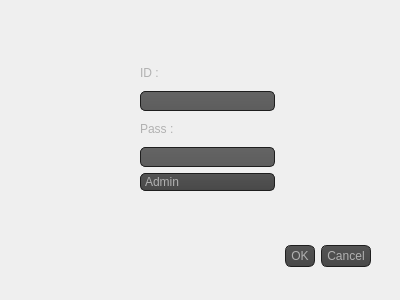
<?xml version="1.0" encoding="UTF-8"?>
<ui version="4.0">
 <class>adduser</class>
 <widget class="QDialog" name="adduser">
  <property name="geometry">
   <rect>
    <x>0</x>
    <y>0</y>
    <width>400</width>
    <height>300</height>
   </rect>
  </property>
  <property name="windowTitle">
   <string>Dialog</string>
  </property>
  <property name="styleSheet">
   <string notr="true">QToolTip
{
     border: 1px solid black;
     background-color: #ffa02f;
     padding: 1px;
     border-radius: 3px;
     opacity: 100;
}

QWidget
{
    color: #b1b1b1;
    
}

QWidget:item:hover
{
    background-color: QLinearGradient( x1: 0, y1: 0, x2: 0, y2: 1, stop: 0 #ffa02f, stop: 1 #ca0619);
    color: #000000;
}

QWidget:item:selected
{
    background-color: QLinearGradient( x1: 0, y1: 0, x2: 0, y2: 1, stop: 0 #ffa02f, stop: 1 #d7801a);
}

QMenuBar::item
{
    background: transparent;
}

QMenuBar::item:selected
{
    background: transparent;
    border: 1px solid #ffaa00;
}

QMenuBar::item:pressed
{
    background: #444;
    border: 1px solid #000;
    background-color: QLinearGradient(
        x1:0, y1:0,
        x2:0, y2:1,
        stop:1 #212121,
        stop:0.4 #343434/*,
        stop:0.2 #343434,
        stop:0.1 #ffaa00*/
    );
    margin-bottom:-1px;
    padding-bottom:1px;
}

QMenu
{
    border: 1px solid #000;
}

QMenu::item
{
    padding: 2px 20px 2px 20px;
}

QMenu::item:selected
{
    color: #000000;
}

QWidget:disabled
{
    color: #404040;
    background-color: #323232;
}

QAbstractItemView
{
    background-color: QLinearGradient( x1: 0, y1: 0, x2: 0, y2: 1, stop: 0 #4d4d4d, stop: 0.1 #646464, stop: 1 #5d5d5d);
}

QWidget:focus
{
    /*border: 2px solid QLinearGradient( x1: 0, y1: 0, x2: 0, y2: 1, stop: 0 #ffa02f, stop: 1 #d7801a);*/
}

QLineEdit
{
    background-color: QLinearGradient( x1: 0, y1: 0, x2: 0, y2: 1, stop: 0 #4d4d4d, stop: 0 #646464, stop: 1 #5d5d5d);
    padding: 1px;
    border-style: solid;
    border: 1px solid #1e1e1e;
    border-radius: 5;
}

QPushButton
{
    color: #b1b1b1;
    background-color: QLinearGradient( x1: 0, y1: 0, x2: 0, y2: 1, stop: 0 #565656, stop: 0.1 #525252, stop: 0.5 #4e4e4e, stop: 0.9 #4a4a4a, stop: 1 #464646);
    border-width: 1px;
    border-color: #1e1e1e;
    border-style: solid;
    border-radius: 6;
    padding: 3px;
    font-size: 12px;
    padding-left: 5px;
    padding-right: 5px;
}

QPushButton:pressed
{
    background-color: QLinearGradient( x1: 0, y1: 0, x2: 0, y2: 1, stop: 0 #2d2d2d, stop: 0.1 #2b2b2b, stop: 0.5 #292929, stop: 0.9 #282828, stop: 1 #252525);
}

QComboBox
{
    selection-background-color: #ffaa00;
    background-color: QLinearGradient( x1: 0, y1: 0, x2: 0, y2: 1, stop: 0 #565656, stop: 0.1 #525252, stop: 0.5 #4e4e4e, stop: 0.9 #4a4a4a, stop: 1 #464646);
    border-style: solid;
    border: 1px solid #1e1e1e;
    border-radius: 5;
}

QComboBox:hover,QPushButton:hover
{
    border: 2px solid QLinearGradient( x1: 0, y1: 0, x2: 0, y2: 1, stop: 0 #ffa02f, stop: 1 #d7801a);
}


QComboBox:on
{
    padding-top: 3px;
    padding-left: 4px;
    background-color: QLinearGradient( x1: 0, y1: 0, x2: 0, y2: 1, stop: 0 #2d2d2d, stop: 0.1 #2b2b2b, stop: 0.5 #292929, stop: 0.9 #282828, stop: 1 #252525);
    selection-background-color: #ffaa00;
}

QComboBox QAbstractItemView
{
    border: 2px solid darkgray;
    selection-background-color: QLinearGradient( x1: 0, y1: 0, x2: 0, y2: 1, stop: 0 #ffa02f, stop: 1 #d7801a);
}

QComboBox::drop-down
{
     subcontrol-origin: padding;
     subcontrol-position: top right;
     width: 15px;

     border-left-width: 0px;
     border-left-color: darkgray;
     border-left-style: solid; /* just a single line */
     border-top-right-radius: 3px; /* same radius as the QComboBox */
     border-bottom-right-radius: 3px;
 }

QComboBox::down-arrow
{
     image: url(:/down_arrow.png);
}

QGroupBox:focus
{
border: 2px solid QLinearGradient( x1: 0, y1: 0, x2: 0, y2: 1, stop: 0 #ffa02f, stop: 1 #d7801a);
}

QTextEdit:focus
{
    border: 2px solid QLinearGradient( x1: 0, y1: 0, x2: 0, y2: 1, stop: 0 #ffa02f, stop: 1 #d7801a);
}

QScrollBar:horizontal {
     border: 1px solid #222222;
     background: QLinearGradient( x1: 0, y1: 0, x2: 0, y2: 1, stop: 0.0 #121212, stop: 0.2 #282828, stop: 1 #484848);
     height: 7px;
     margin: 0px 16px 0 16px;
}

QScrollBar::handle:horizontal
{
      background: QLinearGradient( x1: 0, y1: 0, x2: 1, y2: 0, stop: 0 #ffa02f, stop: 0.5 #d7801a, stop: 1 #ffa02f);
      min-height: 20px;
      border-radius: 2px;
}

QScrollBar::add-line:horizontal {
      border: 1px solid #1b1b19;
      border-radius: 2px;
      background: QLinearGradient( x1: 0, y1: 0, x2: 1, y2: 0, stop: 0 #ffa02f, stop: 1 #d7801a);
      width: 14px;
      subcontrol-position: right;
      subcontrol-origin: margin;
}

QScrollBar::sub-line:horizontal {
      border: 1px solid #1b1b19;
      border-radius: 2px;
      background: QLinearGradient( x1: 0, y1: 0, x2: 1, y2: 0, stop: 0 #ffa02f, stop: 1 #d7801a);
      width: 14px;
     subcontrol-position: left;
     subcontrol-origin: margin;
}

QScrollBar::right-arrow:horizontal, QScrollBar::left-arrow:horizontal
{
      border: 1px solid black;
      width: 1px;
      height: 1px;
      background: white;
}

QScrollBar::add-page:horizontal, QScrollBar::sub-page:horizontal
{
      background: none;
}

QScrollBar:vertical
{
      background: QLinearGradient( x1: 0, y1: 0, x2: 1, y2: 0, stop: 0.0 #121212, stop: 0.2 #282828, stop: 1 #484848);
      width: 7px;
      margin: 16px 0 16px 0;
      border: 1px solid #222222;
}

QScrollBar::handle:vertical
{
      background: QLinearGradient( x1: 0, y1: 0, x2: 0, y2: 1, stop: 0 #ffa02f, stop: 0.5 #d7801a, stop: 1 #ffa02f);
      min-height: 20px;
      border-radius: 2px;
}

QScrollBar::add-line:vertical
{
      border: 1px solid #1b1b19;
      border-radius: 2px;
      background: QLinearGradient( x1: 0, y1: 0, x2: 0, y2: 1, stop: 0 #ffa02f, stop: 1 #d7801a);
      height: 14px;
      subcontrol-position: bottom;
      subcontrol-origin: margin;
}

QScrollBar::sub-line:vertical
{
      border: 1px solid #1b1b19;
      border-radius: 2px;
      background: QLinearGradient( x1: 0, y1: 0, x2: 0, y2: 1, stop: 0 #d7801a, stop: 1 #ffa02f);
      height: 14px;
      subcontrol-position: top;
      subcontrol-origin: margin;
}

QScrollBar::up-arrow:vertical, QScrollBar::down-arrow:vertical
{
      border: 1px solid black;
      width: 1px;
      height: 1px;
      background: white;
}


QScrollBar::add-page:vertical, QScrollBar::sub-page:vertical
{
      background: none;
}

QTextEdit
{
    background-color: #242424;
}

QPlainTextEdit
{
    background-color: #242424;
}

QHeaderView::section
{
    background-color: QLinearGradient(x1:0, y1:0, x2:0, y2:1, stop:0 #616161, stop: 0.5 #505050, stop: 0.6 #434343, stop:1 #656565);
    color: white;
    padding-left: 4px;
    border: 1px solid #6c6c6c;
}

QCheckBox:disabled
{
color: #414141;
}

QDockWidget::title
{
    text-align: center;
    spacing: 3px; /* spacing between items in the tool bar */
    background-color: QLinearGradient(x1:0, y1:0, x2:0, y2:1, stop:0 #323232, stop: 0.5 #242424, stop:1 #323232);
}

QDockWidget::close-button, QDockWidget::float-button
{
    text-align: center;
    spacing: 1px; /* spacing between items in the tool bar */
    background-color: QLinearGradient(x1:0, y1:0, x2:0, y2:1, stop:0 #323232, stop: 0.5 #242424, stop:1 #323232);
}

QDockWidget::close-button:hover, QDockWidget::float-button:hover
{
    background: #242424;
}

QDockWidget::close-button:pressed, QDockWidget::float-button:pressed
{
    padding: 1px -1px -1px 1px;
}

QMainWindow::separator
{
    background-color: QLinearGradient(x1:0, y1:0, x2:0, y2:1, stop:0 #161616, stop: 0.5 #151515, stop: 0.6 #212121, stop:1 #343434);
    color: white;
    padding-left: 4px;
    border: 1px solid #4c4c4c;
    spacing: 3px; /* spacing between items in the tool bar */
}

QMainWindow::separator:hover
{

    background-color: QLinearGradient(x1:0, y1:0, x2:0, y2:1, stop:0 #d7801a, stop:0.5 #b56c17 stop:1 #ffa02f);
    color: white;
    padding-left: 4px;
    border: 1px solid #6c6c6c;
    spacing: 3px; /* spacing between items in the tool bar */
}

QToolBar::handle
{
     spacing: 3px; /* spacing between items in the tool bar */
     background: url(:/images/handle.png);
}

QMenu::separator
{
    height: 2px;
    background-color: QLinearGradient(x1:0, y1:0, x2:0, y2:1, stop:0 #161616, stop: 0.5 #151515, stop: 0.6 #212121, stop:1 #343434);
    color: white;
    padding-left: 4px;
    margin-left: 10px;
    margin-right: 5px;
}

QProgressBar
{
    border: 2px solid grey;
    border-radius: 5px;
    text-align: center;
}

QProgressBar::chunk
{
    background-color: #d7801a;
    width: 2.15px;
    margin: 0.5px;
}

QTabBar::tab {
    color: #b1b1b1;
    border: 1px solid #444;
    border-bottom-style: none;
    background-color: #323232;
    padding-left: 10px;
    padding-right: 10px;
    padding-top: 3px;
    padding-bottom: 2px;
    margin-right: -1px;
}

QTabWidget::pane {
    border: 1px solid #444;
    top: 1px;
}

QTabBar::tab:last
{
    margin-right: 0; /* the last selected tab has nothing to overlap with on the right */
    border-top-right-radius: 3px;
}

QTabBar::tab:first:!selected
{
 margin-left: 0px; /* the last selected tab has nothing to overlap with on the right */


    border-top-left-radius: 3px;
}

QTabBar::tab:!selected
{
    color: #b1b1b1;
    border-bottom-style: solid;
    margin-top: 3px;
    background-color: QLinearGradient(x1:0, y1:0, x2:0, y2:1, stop:1 #212121, stop:.4 #343434);
}

QTabBar::tab:selected
{
    border-top-left-radius: 3px;
    border-top-right-radius: 3px;
    margin-bottom: 0px;
}

QTabBar::tab:!selected:hover
{
    /*border-top: 2px solid #ffaa00;
    padding-bottom: 3px;*/
    border-top-left-radius: 3px;
    border-top-right-radius: 3px;
    background-color: QLinearGradient(x1:0, y1:0, x2:0, y2:1, stop:1 #212121, stop:0.4 #343434, stop:0.2 #343434, stop:0.1 #ffaa00);
}

QRadioButton::indicator:checked, QRadioButton::indicator:unchecked{
    color: #b1b1b1;
    background-color: #323232;
    border: 1px solid #b1b1b1;
    border-radius: 6px;
}

QRadioButton::indicator:checked
{
    background-color: qradialgradient(
        cx: 0.5, cy: 0.5,
        fx: 0.5, fy: 0.5,
        radius: 1.0,
        stop: 0.25 #ffaa00,
        stop: 0.3 #323232
    );
}

QCheckBox::indicator{
    color: #b1b1b1;
    background-color: #323232;
    border: 1px solid #b1b1b1;
    width: 9px;
    height: 9px;
}

QRadioButton::indicator
{
    border-radius: 6px;
}

QRadioButton::indicator:hover, QCheckBox::indicator:hover
{
    border: 1px solid #ffaa00;
}

QCheckBox::indicator:checked
{
    image:url(:/images/checkbox.png);
}

QCheckBox::indicator:disabled, QRadioButton::indicator:disabled
{
    border: 1px solid #444;
}

</string>
  </property>
  <widget class="QDialogButtonBox" name="buttonBox">
   <property name="geometry">
    <rect>
     <x>30</x>
     <y>240</y>
     <width>341</width>
     <height>32</height>
    </rect>
   </property>
   <property name="orientation">
    <enum>Qt::Horizontal</enum>
   </property>
   <property name="standardButtons">
    <set>QDialogButtonBox::Cancel|QDialogButtonBox::Ok</set>
   </property>
  </widget>
  <widget class="QWidget" name="layoutWidget">
   <property name="geometry">
    <rect>
     <x>140</x>
     <y>60</y>
     <width>135</width>
     <height>131</height>
    </rect>
   </property>
   <layout class="QVBoxLayout" name="verticalLayout">
    <item>
     <widget class="QLabel" name="label">
      <property name="text">
       <string>ID :</string>
      </property>
     </widget>
    </item>
    <item>
     <widget class="QLineEdit" name="Useradd_id"/>
    </item>
    <item>
     <widget class="QLabel" name="label_2">
      <property name="text">
       <string>Pass :</string>
      </property>
     </widget>
    </item>
    <item>
     <widget class="QLineEdit" name="Useradd_mdp"/>
    </item>
    <item>
     <widget class="QComboBox" name="combo_des">
      <item>
       <property name="text">
        <string>Admin</string>
       </property>
      </item>
      <item>
       <property name="text">
        <string>User</string>
       </property>
      </item>
      <item>
       <property name="text">
        <string>Guest</string>
       </property>
      </item>
     </widget>
    </item>
   </layout>
  </widget>
 </widget>
 <resources/>
 <connections>
  <connection>
   <sender>buttonBox</sender>
   <signal>accepted()</signal>
   <receiver>adduser</receiver>
   <slot>accept()</slot>
   <hints>
    <hint type="sourcelabel">
     <x>248</x>
     <y>254</y>
    </hint>
    <hint type="destinationlabel">
     <x>157</x>
     <y>274</y>
    </hint>
   </hints>
  </connection>
  <connection>
   <sender>buttonBox</sender>
   <signal>rejected()</signal>
   <receiver>adduser</receiver>
   <slot>reject()</slot>
   <hints>
    <hint type="sourcelabel">
     <x>316</x>
     <y>260</y>
    </hint>
    <hint type="destinationlabel">
     <x>286</x>
     <y>274</y>
    </hint>
   </hints>
  </connection>
 </connections>
</ui>
